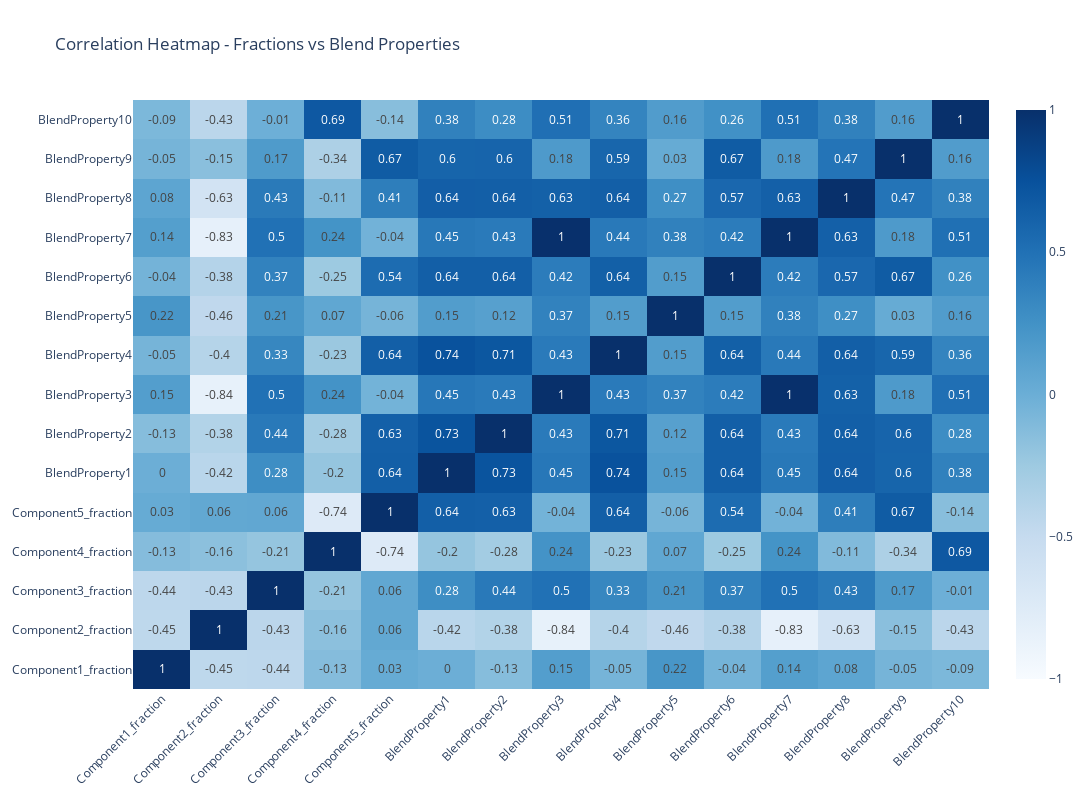

Notebook code for this chart:
### Markdown cell above
#### 2.3 Correlation Heatmaps and Pairplot

### Code cell
# Component Fraction vs Blend Properties
subset_cols = fraction_cols + blend_cols
corr_matrix = train_data[subset_cols].corr()

fig = go.Figure(data=go.Heatmap(
    z=corr_matrix.values,
    x=corr_matrix.columns,
    y=corr_matrix.columns,
    colorscale='blues',
    zmid=0,
    text=np.round(corr_matrix.values, 2),
    texttemplate="%{text}",
))

fig.update_layout(
    title="Correlation Heatmap - Fractions vs Blend Properties",
    width=1200,
    height=800,
    xaxis_tickangle=-45
)

### Figure 1 — Plotly figure (JSON) as saved in the notebook; plotly's stock layout.template omitted (floating-point values rounded to 4 significant figures; data arrays with more than 128 entries replaced by an {"elided": "..."} marker saying what was removed)
{"data": [{"colorscale": [[0, "rgb(247,251,255)"], [0.125, "rgb(222,235,247)"], [0.25, "rgb(198,219,239)"], [0.375, "rgb(158,202,225)"], [0.5, "rgb(107,174,214)"], [0.625, "rgb(66,146,198)"], [0.75, "rgb(33,113,181)"], [0.875, "rgb(8,81,156)"], [1, "rgb(8,48,107)"]], "text": {"elided": "15x15 float values"}, "texttemplate": "%{text}", "type": "heatmap", "x": ["Component1_fraction", "Component2_fraction", "Component3_fraction", "Component4_fraction", "Component5_fraction", "BlendProperty1", "BlendProperty2", "BlendProperty3", "BlendProperty4", "BlendProperty5", "BlendProperty6", "BlendProperty7", "BlendProperty8", "BlendProperty9", "BlendProperty10"], "y": ["Component1_fraction", "Component2_fraction", "Component3_fraction", "Component4_fraction", "Component5_fraction", "BlendProperty1", "BlendProperty2", "BlendProperty3", "BlendProperty4", "BlendProperty5", "BlendProperty6", "BlendProperty7", "BlendProperty8", "BlendProperty9", "BlendProperty10"], "z": {"elided": "15x15 float values"}, "zmid": 0}], "layout": {"height": 800, "title": {"text": "Correlation Heatmap - Fractions vs Blend Properties"}, "width": 1200, "xaxis": {"tickangle": -45}}}
